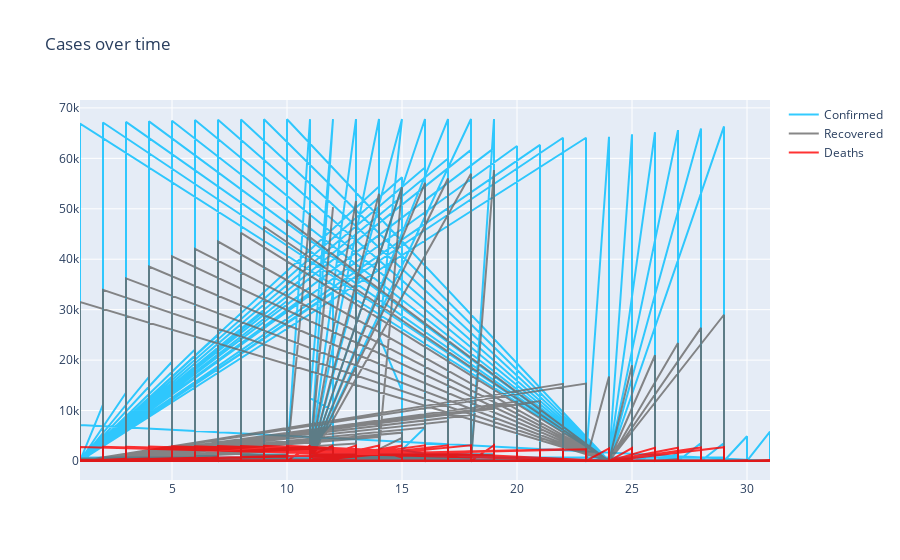

The cell this chart's notebook holds for it:
### Code cell
import pandas as pd
import plotly.graph_objects as go

fig = go.Figure()
fig.add_trace(go.Scatter(
                x=coronaVirus_df['day'],
                y=coronaVirus_df['Confirmed'],
                name="Confirmed",
                line_color='deepskyblue',
                opacity=0.8))

fig.add_trace(go.Scatter(
                x=coronaVirus_df['day'],
                y=coronaVirus_df['Recovered'],
                name="Recovered",
                line_color='dimgray',
                opacity=0.8))

fig.add_trace(go.Scatter(
                x=coronaVirus_df['day'],
                y=coronaVirus_df['Deaths'],
                name="Deaths",
                line_color='red',
                opacity=0.8))

# Use date string to set xaxis range
fig.update_layout(xaxis_range=['2020-01-21','2020-03-10'],
                  title_text="Cases over time")
fig.show()

### Figure 1 — Plotly figure (JSON) as saved in the notebook; plotly's stock layout.template omitted (floating-point values rounded to 4 significant figures; data arrays with more than 128 entries replaced by an {"elided": "..."} marker saying what was removed)
{"data": [{"line": {"color": "deepskyblue"}, "name": "Confirmed", "opacity": 0.8, "type": "scatter", "x": {"elided": "7014 int values"}, "y": {"elided": "7014 int values"}}, {"line": {"color": "dimgray"}, "name": "Recovered", "opacity": 0.8, "type": "scatter", "x": {"elided": "7014 int values"}, "y": {"elided": "7014 int values"}}, {"line": {"color": "red"}, "name": "Deaths", "opacity": 0.8, "type": "scatter", "x": {"elided": "7014 int values"}, "y": {"elided": "7014 int values"}}], "layout": {"title": {"text": "Cases over time"}, "xaxis": {"range": ["2020-01-21", "2020-03-10"]}}}
